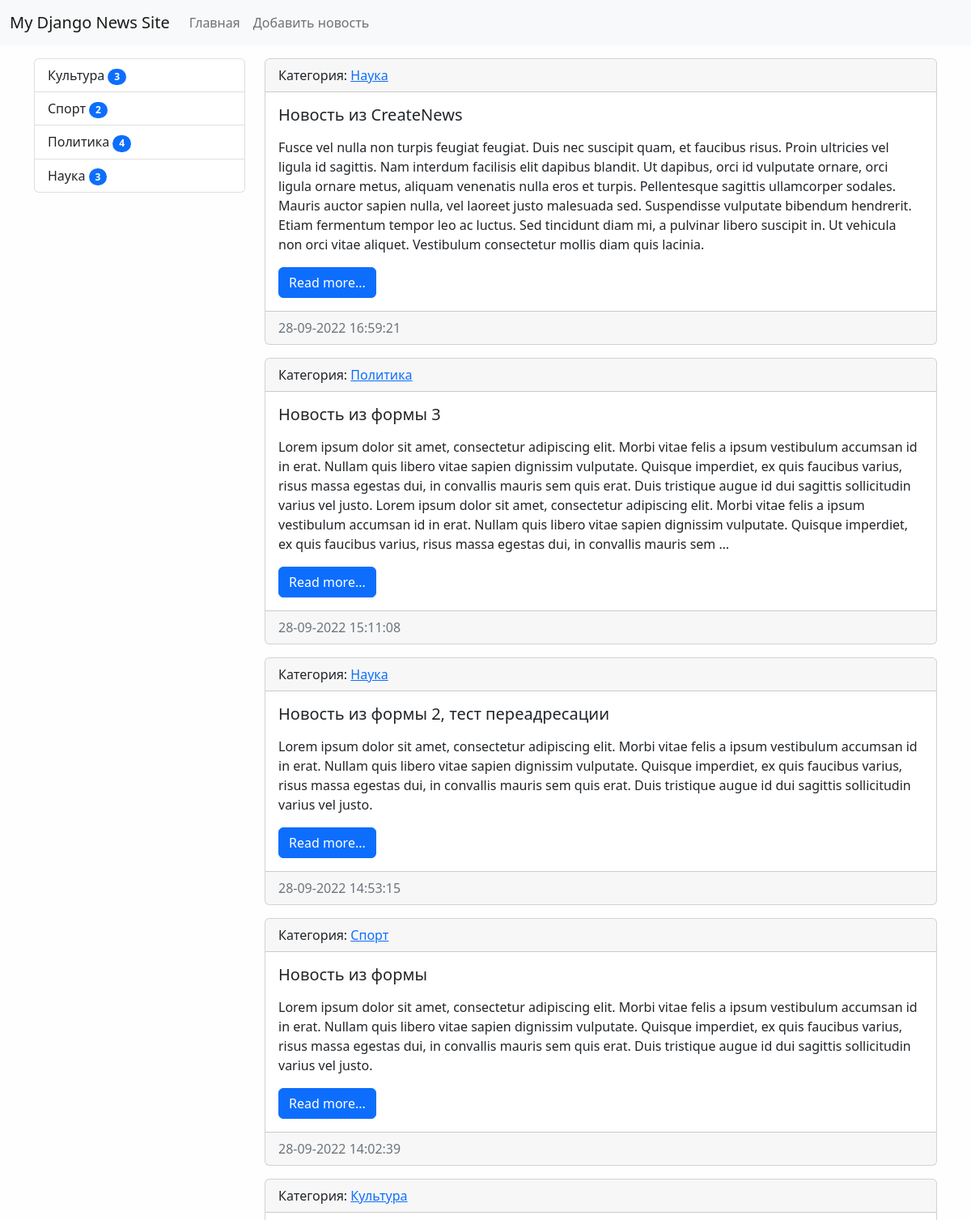
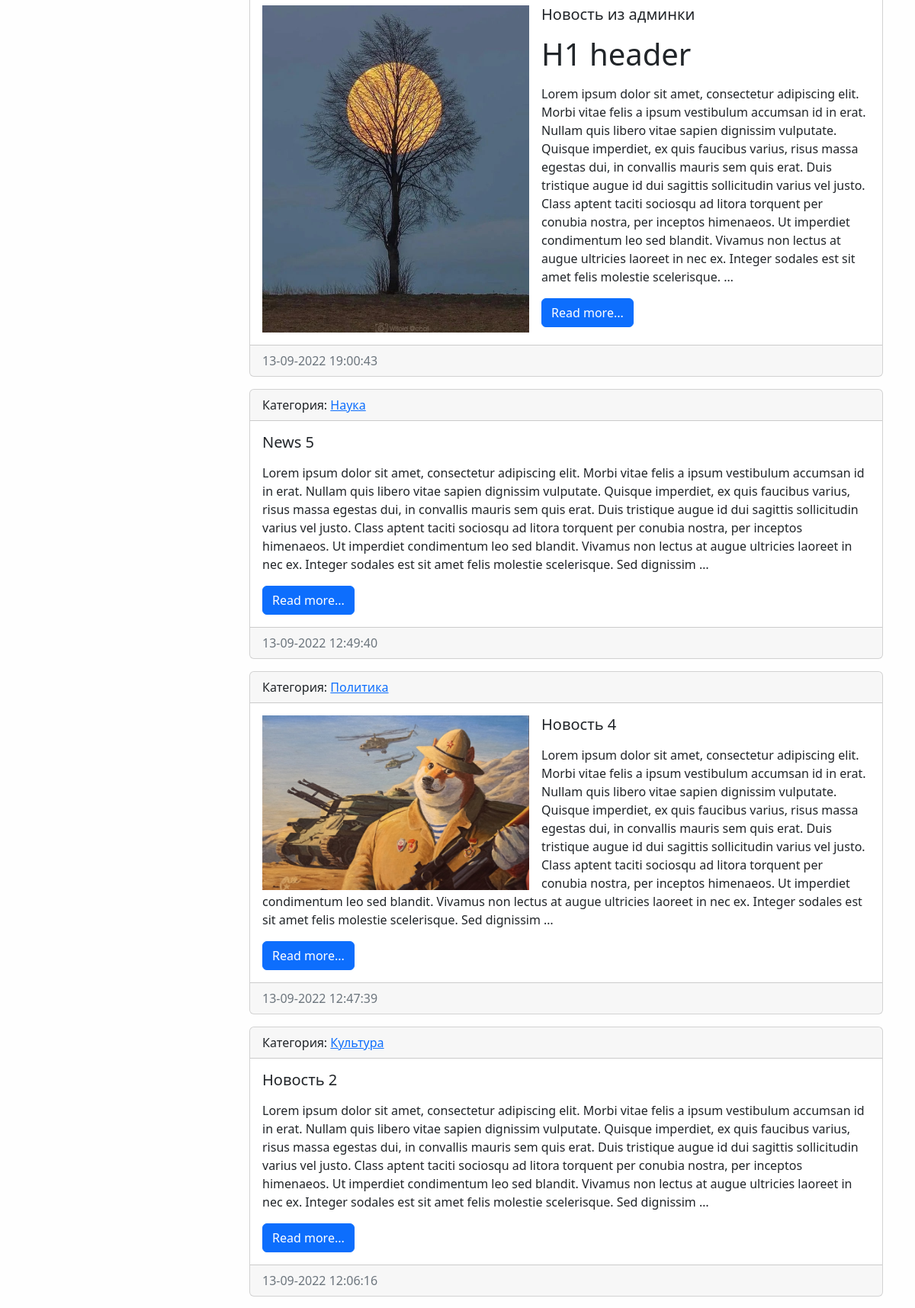
The page / (upper part) on the database its author committed (2 pictures, top to bottom).
### news/models.py (models this page shows, shortened)
class Category(models.Model):
    title = models.CharField(max_length=150, db_index=True, verbose_name='наименование категории')
    def get_absolute_url(self):
        return reverse('category', kwargs={'category_id': self.pk})
    def __str__(self):
        return self.title
    class Meta:
        verbose_name = 'категория'
        verbose_name_plural = 'категории'
        ordering = ['title']

class News(models.Model):
    title = models.CharField(max_length=150, verbose_name='наименование')
    content = models.TextField(blank=True, verbose_name='содержимое')
    created_at = models.DateTimeField(auto_now_add=True, verbose_name='дата создания')
    updated_at = models.DateTimeField(auto_now=True, verbose_name='дата обновления')
    photo = models.ImageField(upload_to='photos/%Y/%m/%d/', verbose_name='фото', blank=True)
    is_published = models.BooleanField(default=True, verbose_name='опубликовано')
    category = models.ForeignKey('Category', on_delete=models.PROTECT, verbose_name='категория')
    views = models.IntegerField(default=0)
    def get_absolute_url(self):
        return reverse('view_news', kwargs={'pk': self.pk})
    class Meta:
        verbose_name = 'новость'
        verbose_name_plural = 'новости'
        ordering = ['-created_at']

### news/views.py (the view)
# urls.py: path('', HomeNews.as_view(), name='home'),
class HomeNews(ListView):
    model = News
    template_name = 'news/home_news_list.html'
    context_object_name = 'news'
    def get_context_data(self, *, object_list=None, **kwargs):
        context = super().get_context_data(**kwargs)
        context['title'] = 'Главная страница'
        return context
    def get_queryset(self):
        return News.objects.filter(is_published=True).select_related('category')

### news/templatetags/news_tags.py (called while the page is built)
@register.inclusion_tag('news/list_categories.html')
def show_categories(arg1='Hello', arg2='world'):
    categories = Category.objects.annotate(cnt = Count('news')).filter(cnt__gt=0)
    return {"categories": categories, 'arg1': arg1,'arg2': arg2}

### news/templates/news/home_news_list.html (shortened to what this page needs)
{% extends 'base.html' %}
{% block sidebar %}
{% include 'inc/_sidebar.html' %}
{% endblock %}
{% block content %}
    {% for item in news %}
    <div class="card mb-3">
        <div class="card-header">
            Категория: <a href="{{ item.category.get_absolute_url }}">{{ item.category }}</a>
        </div>
        <div class="card-body">
            <div class="media">
                {% if item.photo %}
                <img src="{{ item.photo.url }}" alt="" width="350" class="me-3 float-start">
                {% endif %}
                <div class="media-body">
                    <h5 class="card-title">{{ item.title }}</h5>
                    <p class="card-text">{{ item.content|safe|linebreaks|truncatewords:90 }}</p>
                    <a href="{{ item.get_absolute_url }}" class="btn btn-primary">Read more...</a>
                </div>
            </div>
        </div>
        <div class="card-footer text-muted">
            {{ item.created_at|date:"d-m-Y H:i:s" }}
        </div>
    </div>
    {% endfor %}
{% endblock %}

### news/templates/news/list_categories.html
<div class="list-group">
    {% for item in categories %}
    <a href="{{ item.get_absolute_url }}" class="list-group-item list-group-item-action">{{ item.title }}
     <span class="badge bg-primary rounded-pill">{{ item.cnt }}</span> </a>
    {% endfor %}
</div>

### mysite/static/css/style.css (style rules this page uses)
body { background-color: #fefefe; }

### rows shown on the page
Category: title "Культура", cnt "3"
Category: title "Спорт", cnt "2"
Category: title "Политика", cnt "4"
Category: title "Наука", cnt "3"
News: category "Наука", title "Новость из CreateNews", content "Fusce vel nulla non turpis feugiat feugiat. Duis nec suscipit quam, et faucibus risus. Proin ultricies vel ligula id sagittis. Nam interdum facilisis elit dapibus blandit. Ut dapibus, orci id vulputate ornare, orci ligula ornare metus, aliquam venenatis nulla eros et turpis. Pellentesque sagittis ullamcorper sodales. Mauris auctor sapien nulla, vel laoreet justo malesuada sed. Suspendisse vulputate bibendum hendrerit. Etiam fermentum tempor leo ac luctus. Sed tincidunt diam mi, a pulvinar libero suscipit in. Ut vehicula non orci vitae aliquet. Vestibulum consectetur mollis diam quis lacinia.", created_at "28-09-2022 16:59:21"
News: category "Политика", title "Новость из формы 3", content "Lorem ipsum dolor sit amet, consectetur adipiscing elit. Morbi vitae felis a ipsum vestibulum accumsan id in erat. Nullam quis libero vitae sapien dignissim vulputate. Quisque imperdiet, ex quis faucibus varius, risus massa egestas dui, in convallis mauris sem quis erat. Duis tristique augue id dui sagittis sollicitudin varius vel justo. Lorem ipsum dolor sit amet, consectetur adipiscing elit. Morbi vitae felis a ipsum vestibulum accumsan id in erat. Nullam quis libero vitae sapien dignissim vulputate. Quisque imperdiet, ex quis faucibus varius, risus massa egestas dui, in convallis mauris sem …", created_at "28-09-2022 15:11:08"
News: category "Наука", title "Новость из формы 2, тест переадресации", content "Lorem ipsum dolor sit amet, consectetur adipiscing elit. Morbi vitae felis a ipsum vestibulum accumsan id in erat. Nullam quis libero vitae sapien dignissim vulputate. Quisque imperdiet, ex quis faucibus varius, risus massa egestas dui, in convallis mauris sem quis erat. Duis tristique augue id dui sagittis sollicitudin varius vel justo.", created_at "28-09-2022 14:53:15"
News: category "Спорт", title "Новость из формы", content "Lorem ipsum dolor sit amet, consectetur adipiscing elit. Morbi vitae felis a ipsum vestibulum accumsan id in erat. Nullam quis libero vitae sapien dignissim vulputate. Quisque imperdiet, ex quis faucibus varius, risus massa egestas dui, in convallis mauris sem quis erat. Duis tristique augue id dui sagittis sollicitudin varius vel justo.", created_at "28-09-2022 14:02:39"
News: category "Культура", photo (picture), title "Новость из админки", content "H1 header Lorem ipsum dolor sit amet, consectetur adipiscing elit. Morbi vitae felis a ipsum vestibulum accumsan id in erat. Nullam quis libero vitae sapien dignissim vulputate. Quisque imperdiet, ex quis faucibus varius, risus massa egestas dui, in convallis mauris sem quis erat. Duis tristique augue id dui sagittis sollicitudin varius vel justo. Class aptent taciti sociosqu ad litora torquent per conubia nostra, per inceptos himenaeos. Ut imperdiet condimentum leo sed blandit. Vivamus non lectus at augue ultricies laoreet in nec ex. Integer sodales est sit amet felis molestie scelerisque. …", created_at "13-09-2022 19:00:43"
News: category "Наука", title "News 5", content "Lorem ipsum dolor sit amet, consectetur adipiscing elit. Morbi vitae felis a ipsum vestibulum accumsan id in erat. Nullam quis libero vitae sapien dignissim vulputate. Quisque imperdiet, ex quis faucibus varius, risus massa egestas dui, in convallis mauris sem quis erat. Duis tristique augue id dui sagittis sollicitudin varius vel justo. Class aptent taciti sociosqu ad litora torquent per conubia nostra, per inceptos himenaeos. Ut imperdiet condimentum leo sed blandit. Vivamus non lectus at augue ultricies laoreet in nec ex. Integer sodales est sit amet felis molestie scelerisque. Sed dignissim …", created_at "13-09-2022 12:49:40"
News: category "Политика", photo (picture), title "Новость 4", content "Lorem ipsum dolor sit amet, consectetur adipiscing elit. Morbi vitae felis a ipsum vestibulum accumsan id in erat. Nullam quis libero vitae sapien dignissim vulputate. Quisque imperdiet, ex quis faucibus varius, risus massa egestas dui, in convallis mauris sem quis erat. Duis tristique augue id dui sagittis sollicitudin varius vel justo. Class aptent taciti sociosqu ad litora torquent per conubia nostra, per inceptos himenaeos. Ut imperdiet condimentum leo sed blandit. Vivamus non lectus at augue ultricies laoreet in nec ex. Integer sodales est sit amet felis molestie scelerisque. Sed dignissim …", created_at "13-09-2022 12:47:39"
News: category "Культура", title "Новость 2", content "Lorem ipsum dolor sit amet, consectetur adipiscing elit. Morbi vitae felis a ipsum vestibulum accumsan id in erat. Nullam quis libero vitae sapien dignissim vulputate. Quisque imperdiet, ex quis faucibus varius, risus massa egestas dui, in convallis mauris sem quis erat. Duis tristique augue id dui sagittis sollicitudin varius vel justo. Class aptent taciti sociosqu ad litora torquent per conubia nostra, per inceptos himenaeos. Ut imperdiet condimentum leo sed blandit. Vivamus non lectus at augue ultricies laoreet in nec ex. Integer sodales est sit amet felis molestie scelerisque. Sed dignissim …", created_at "13-09-2022 12:06:16"
